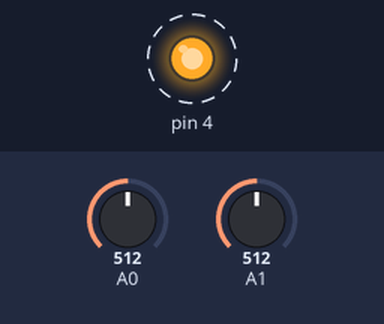
This sketch was run on a simulated Arduino Uno, built with avr-gcc and run on an emulated ATmega328P. Shown: output pins drawn as LEDs (lit = HIGH). Dashed ring = blinking. The inputs (shaded band) are chosen by the test bench; at power-on: A0 = 512, A1 = 512. What the sketch prints to the serial monitor is not drawn.

Above: at 0.2 s.
Timing chart, 0 to 3.0 s (numbered marks = the images above):
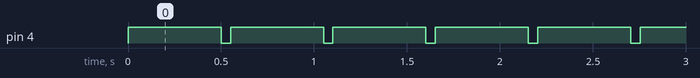

The sketch:

arleo_gyroBlink.ino
```cpp
//********************************
//加速度センサの値を取得するプログラム
//********************************
void setup()
{
// シリアルモニターの初期化をする
Serial.begin(9600) ;

pinMode(4,OUTPUT);

digitalWrite(4,LOW);
}

void loop()
{
long x , y ;
x = y = 0 ;
x = analogRead(0) ; // Ｘ軸
y = analogRead(1) ; // Ｙ軸

Serial.print("X:") ;
Serial.print(x) ;
Serial.print(" Y:") ;
Serial.println(y) ;

if(x > 400 || y > 400){
digitalWrite(4,HIGH);
delay(500);
digitalWrite(4,LOW);
}

delay(50) ;

}
```

Measured:
- by itself, pin 4: alternates HIGH for 0.50 s and LOW for 0.05 s
